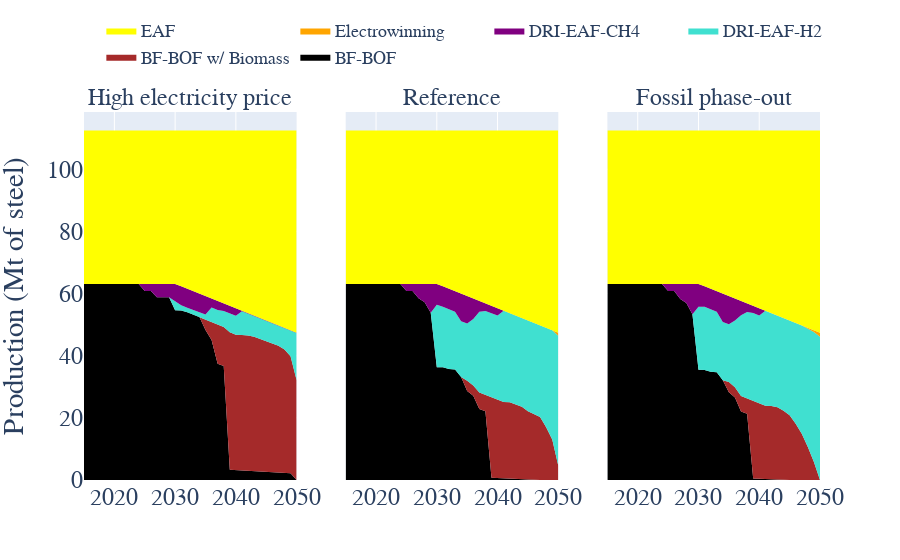

The notebook cell this image was saved under:
### Code cell
tech_list=['BF-BOF',"DRI-EAF","Electrowinning","EAF"]
steel_techs={"BF-BOF":[['BF-BOF'],['Coal','H2']],
             "BF-BOF w/ Biomass":[['BF-BOF'],['Bio-min','Bio-medium','Bio-max']],             
             "DRI-EAF-H2":[["DRI-EAF"],["H2"]],"DRI-EAF-CH4":[["DRI-EAF"],["CH4"]],
             "Electrowinning":[["Electrowinning"],[0]],"EAF":[["EAF"],[0]]}
steel_techs_colors={"BF-BOF":"Black","BF-BOF w/ Biomass":"brown",
                    "DRI-EAF-H2":"turquoise","DRI-EAF-CH4":'purple',
                    "Electrowinning":"orange","EAF":"yellow"}


fig =make_subplots(rows=1, cols=3,subplot_titles=list(scen.keys()),shared_yaxes=True)
for i in range(len(scen.keys())):
    showlegend=[True,False,False]
    tech_usage_flow=scen[list(scen.keys())[i]]['tech_usage_flow']
    tech_usage=tech_usage_flow[tech_usage_flow.Resource.isin(["Steel_primary","Steel_secondary"])]
    steel_tech_usage=tech_usage[tech_usage.Technology.isin(tech_list)]
    for tech in steel_techs.keys():
            t_list=steel_techs[tech][0]
            tt_list=steel_techs[tech][1]
            u=steel_tech_usage[(steel_tech_usage.Technology.isin(t_list))&(steel_tech_usage.Tech_type.isin(tt_list))]
            u=u[["Year","Flow"]].groupby(by='Year').sum().reset_index()

            fig.add_trace(go.Scatter(x=u.Year,y=u.Flow*1e-6,name=tech,line=dict(width=0,color=steel_techs_colors[tech]), 
                                 fillcolor=steel_techs_colors[tech],
                                 hoverinfo="x+y",mode='lines',stackgroup='one',showlegend=showlegend[i]),row=1, col=i+1)

#     fig.update_xaxes(title_text="Year", row=1, col=i+1)
    
fig.update_layout(#title='Steel production per technology in EU-5+1',title_x=0.5,
                   yaxis_title='Production (Mt of steel)')
fig.update_layout(
    font=dict(
        family="Times New Roman",size=24)
    )
fig.update_annotations(font_size=24)
fig.update_layout(legend=dict(
    orientation="h",
    yanchor="bottom",
    y=1.1,
    xanchor="right",
    x=1.01,font = dict(size=18)
))
fig.show()

### Figure 1 — Plotly figure (JSON) as saved in the notebook; plotly's stock layout.template omitted (floating-point values rounded to 4 significant figures)
{"data": [{"fillcolor": "Black", "hoverinfo": "x+y", "line": {"color": "Black", "width": 0}, "mode": "lines", "name": "BF-BOF", "showlegend": true, "stackgroup": "one", "type": "scatter", "x": [2015, 2016, 2017, 2018, 2019, 2020, 2021, 2022, 2023, 2024, 2025, 2026, 2027, 2028, 2029, 2030, 2031, 2032, 2033, 2034, 2035, 2036, 2037, 2038, 2039, 2040, 2041, 2042, 2043, 2044, 2045, 2046, 2047, 2048, 2049, 2050], "xaxis": "x", "y": [63.1, 63.1, 63.1, 63.1, 63.1, 63.1, 63.1, 63.1, 63.1, 63.1, 60.8, 60.8, 58.8, 58.8, 58.8, 54.61, 54.53, 54.01, 53.23, 52.44, 48.24, 45.06, 37.39, 36.67, 3.336, 3.221, 3.106, 2.991, 2.876, 2.818, 2.703, 2.588, 2.416, 2.301, 2.186, 0], "yaxis": "y"}, {"fillcolor": "brown", "hoverinfo": "x+y", "line": {"color": "brown", "width": 0}, "mode": "lines", "name": "BF-BOF w/ Biomass", "showlegend": true, "stackgroup": "one", "type": "scatter", "x": [2015, 2016, 2017, 2018, 2019, 2020, 2021, 2022, 2023, 2024, 2025, 2026, 2027, 2028, 2029, 2030, 2031, 2032, 2033, 2034, 2035, 2036, 2037, 2038, 2039, 2040, 2041, 2042, 2043, 2044, 2045, 2046, 2047, 2048, 2049, 2050], "xaxis": "x", "y": [0, 0, 0, 0, 0, 0, 0, 0, 0, 0, 0, 0, 0, 0, 0, 0, 0, 0, 0, 0, 3.329, 5.729, 12.61, 12.55, 44.21, 43.54, 43.53, 43.53, 43.2, 42.59, 41.98, 41.37, 40.76, 39.7, 37.61, 32.12], "yaxis": "y"}, {"fillcolor": "turquoise", "hoverinfo": "x+y", "line": {"color": "turquoise", "width": 0}, "mode": "lines", "name": "DRI-EAF-H2", "showlegend": true, "stackgroup": "one", "type": "scatter", "x": [2015, 2016, 2017, 2018, 2019, 2020, 2021, 2022, 2023, 2024, 2025, 2026, 2027, 2028, 2029, 2030, 2031, 2032, 2033, 2034, 2035, 2036, 2037, 2038, 2039, 2040, 2041, 2042, 2043, 2044, 2045, 2046, 2047, 2048, 2049, 2050], "xaxis": "x", "y": [0, 0, 0, 0, 0, 0, 0, 0, 0, 0, 0, 0, 0, 0, 0, 2.902, 1.667, 1.402, 1.402, 1.402, 1.703, 4.706, 4.706, 5.177, 6.069, 6.069, 7.696, 7.026, 6.679, 6.576, 6.516, 6.456, 6.452, 6.845, 8.268, 15.16], "yaxis": "y"}, {"fillcolor": "purple", "hoverinfo": "x+y", "line": {"color": "purple", "width": 0}, "mode": "lines", "name": "DRI-EAF-CH4", "showlegend": true, "stackgroup": "one", "type": "scatter", "x": [2015, 2016, 2017, 2018, 2019, 2020, 2021, 2022, 2023, 2024, 2025, 2026, 2027, 2028, 2029, 2030, 2031, 2032, 2033, 2034, 2035, 2036, 2037, 2038, 2039, 2040, 2041, 2042, 2043, 2044, 2045, 2046, 2047, 2048, 2049, 2050], "xaxis": "x", "y": [0, 0, 0, 0, 0, 0, 0, 0, 0, 0, 2.3, 2.3, 4.3, 4.3, 4.3, 5.592, 6.116, 6.116, 6.116, 6.116, 5.899, 2.896, 2.896, 2.425, 2.425, 2.425, 0.1374, 0.1374, 0.1374, 0.1247, 0.1247, 0.1247, 0.1247, 0.1247, 0.1247, 0.1247], "yaxis": "y"}, {"fillcolor": "orange", "hoverinfo": "x+y", "line": {"color": "orange", "width": 0}, "mode": "lines", "name": "Electrowinning", "showlegend": true, "stackgroup": "one", "type": "scatter", "x": [2015, 2016, 2017, 2018, 2019, 2020, 2021, 2022, 2023, 2024, 2025, 2026, 2027, 2028, 2029, 2030, 2031, 2032, 2033, 2034, 2035, 2036, 2037, 2038, 2039, 2040, 2041, 2042, 2043, 2044, 2045, 2046, 2047, 2048, 2049, 2050], "xaxis": "x", "y": [0, 0, 0, 0, 0, 0, 0, 0, 0, 0, 0, 0, 0, 0, 0, 0, 0, 0, 0, 0, 0, 0, 0, 0, 0, 0, 0, 0, 0, 0, 0, 0, 0, 0, 0, 0], "yaxis": "y"}, {"fillcolor": "yellow", "hoverinfo": "x+y", "line": {"color": "yellow", "width": 0}, "mode": "lines", "name": "EAF", "showlegend": true, "stackgroup": "one", "type": "scatter", "x": [2015, 2016, 2017, 2018, 2019, 2020, 2021, 2022, 2023, 2024, 2025, 2026, 2027, 2028, 2029, 2030, 2031, 2032, 2033, 2034, 2035, 2036, 2037, 2038, 2039, 2040, 2041, 2042, 2043, 2044, 2045, 2046, 2047, 2048, 2049, 2050], "xaxis": "x", "y": [49.4, 49.4, 49.4, 49.4, 49.4, 49.4, 49.4, 49.4, 49.4, 49.4, 49.4, 49.4, 49.4, 49.4, 49.4, 49.4, 50.18, 50.97, 51.75, 52.54, 53.32, 54.11, 54.89, 55.68, 56.46, 57.25, 58.03, 58.82, 59.6, 60.39, 61.17, 61.96, 62.74, 63.53, 64.31, 65.1], "yaxis": "y"}, {"fillcolor": "Black", "hoverinfo": "x+y", "line": {"color": "Black", "width": 0}, "mode": "lines", "name": "BF-BOF", "showlegend": false, "stackgroup": "one", "type": "scatter", "x": [2015, 2016, 2017, 2018, 2019, 2020, 2021, 2022, 2023, 2024, 2025, 2026, 2027, 2028, 2029, 2030, 2031, 2032, 2033, 2034, 2035, 2036, 2037, 2038, 2039, 2040, 2041, 2042, 2043, 2044, 2045, 2046, 2047, 2048, 2049, 2050], "xaxis": "x2", "y": [63.1, 63.1, 63.1, 63.1, 63.1, 63.1, 63.1, 63.1, 63.1, 63.1, 60.8, 60.8, 58.48, 57.23, 53.79, 36.32, 36.31, 35.69, 35.58, 33.12, 28.6, 27.1, 22.81, 22.09, 0.69, 0.575, 0.46, 0.345, 0.23, 0.115, 0, 0, 0, 0, 0, 0], "yaxis": "y2"}, {"fillcolor": "brown", "hoverinfo": "x+y", "line": {"color": "brown", "width": 0}, "mode": "lines", "name": "BF-BOF w/ Biomass", "showlegend": false, "stackgroup": "one", "type": "scatter", "x": [2015, 2016, 2017, 2018, 2019, 2020, 2021, 2022, 2023, 2024, 2025, 2026, 2027, 2028, 2029, 2030, 2031, 2032, 2033, 2034, 2035, 2036, 2037, 2038, 2039, 2040, 2041, 2042, 2043, 2044, 2045, 2046, 2047, 2048, 2049, 2050], "xaxis": "x2", "y": [0, 0, 0, 0, 0, 0, 0, 0, 0, 0, 0, 0, 0, 0, 0, 0, 0, 0, 0, 0, 3.329, 3.329, 5.369, 5.309, 25.92, 25.25, 24.64, 24.64, 24.11, 23.44, 22.13, 21.11, 20.27, 16.99, 13.0, 4.6], "yaxis": "y2"}, {"fillcolor": "turquoise", "hoverinfo": "x+y", "line": {"color": "turquoise", "width": 0}, "mode": "lines", "name": "DRI-EAF-H2", "showlegend": false, "stackgroup": "one", "type": "scatter", "x": [2015, 2016, 2017, 2018, 2019, 2020, 2021, 2022, 2023, 2024, 2025, 2026, 2027, 2028, 2029, 2030, 2031, 2032, 2033, 2034, 2035, 2036, 2037, 2038, 2039, 2040, 2041, 2042, 2043, 2044, 2045, 2046, 2047, 2048, 2049, 2050], "xaxis": "x2", "y": [0, 0, 0, 0, 0, 0, 0, 0, 0, 0, 0, 0, 0, 0, 0, 20.07, 19.41, 19.24, 18.57, 17.99, 18.4, 21.36, 25.93, 26.96, 27.13, 27.13, 29.37, 28.7, 28.55, 28.55, 29.2, 29.43, 29.48, 31.98, 35.19, 41.8], "yaxis": "y2"}, {"fillcolor": "purple", "hoverinfo": "x+y", "line": {"color": "purple", "width": 0}, "mode": "lines", "name": "DRI-EAF-CH4", "showlegend": false, "stackgroup": "one", "type": "scatter", "x": [2015, 2016, 2017, 2018, 2019, 2020, 2021, 2022, 2023, 2024, 2025, 2026, 2027, 2028, 2029, 2030, 2031, 2032, 2033, 2034, 2035, 2036, 2037, 2038, 2039, 2040, 2041, 2042, 2043, 2044, 2045, 2046, 2047, 2048, 2049, 2050], "xaxis": "x2", "y": [0, 0, 0, 0, 0, 0, 0, 0, 0, 0, 2.3, 2.3, 4.622, 5.872, 9.31, 6.705, 6.6, 6.6, 6.6, 8.846, 8.846, 6.603, 3.496, 2.463, 2.3, 2.3, -9.313e-16, -9.459e-16, -5.53e-16, -1.106e-15, 1.237e-16, 0, 0, 0, 0, 0], "yaxis": "y2"}, {"fillcolor": "orange", "hoverinfo": "x+y", "line": {"color": "orange", "width": 0}, "mode": "lines", "name": "Electrowinning", "showlegend": false, "stackgroup": "one", "type": "scatter", "x": [2015, 2016, 2017, 2018, 2019, 2020, 2021, 2022, 2023, 2024, 2025, 2026, 2027, 2028, 2029, 2030, 2031, 2032, 2033, 2034, 2035, 2036, 2037, 2038, 2039, 2040, 2041, 2042, 2043, 2044, 2045, 2046, 2047, 2048, 2049, 2050], "xaxis": "x2", "y": [0, 0, 0, 0, 0, 0, 0, 0, 0, 0, 0, 0, 0, 0, 0, 0, 0, 0, 0, 0, 0, 0, 0, -5.44e-16, -5.44e-16, 0, 0, 0, 0, 0, 0, 0, 0, 0, 0, 1], "yaxis": "y2"}, {"fillcolor": "yellow", "hoverinfo": "x+y", "line": {"color": "yellow", "width": 0}, "mode": "lines", "name": "EAF", "showlegend": false, "stackgroup": "one", "type": "scatter", "x": [2015, 2016, 2017, 2018, 2019, 2020, 2021, 2022, 2023, 2024, 2025, 2026, 2027, 2028, 2029, 2030, 2031, 2032, 2033, 2034, 2035, 2036, 2037, 2038, 2039, 2040, 2041, 2042, 2043, 2044, 2045, 2046, 2047, 2048, 2049, 2050], "xaxis": "x2", "y": [49.4, 49.4, 49.4, 49.4, 49.4, 49.4, 49.4, 49.4, 49.4, 49.4, 49.4, 49.4, 49.4, 49.4, 49.4, 49.4, 50.18, 50.97, 51.75, 52.54, 53.32, 54.11, 54.89, 55.68, 56.46, 57.25, 58.03, 58.82, 59.6, 60.39, 61.17, 61.96, 62.74, 63.53, 64.31, 65.1], "yaxis": "y2"}, {"fillcolor": "Black", "hoverinfo": "x+y", "line": {"color": "Black", "width": 0}, "mode": "lines", "name": "BF-BOF", "showlegend": false, "stackgroup": "one", "type": "scatter", "x": [2015, 2016, 2017, 2018, 2019, 2020, 2021, 2022, 2023, 2024, 2025, 2026, 2027, 2028, 2029, 2030, 2031, 2032, 2033, 2034, 2035, 2036, 2037, 2038, 2039, 2040, 2041, 2042, 2043, 2044, 2045, 2046, 2047, 2048, 2049, 2050], "xaxis": "x3", "y": [63.1, 63.1, 63.1, 63.1, 63.1, 63.1, 63.1, 63.1, 63.1, 63.1, 60.8, 60.8, 58.23, 56.98, 53.37, 35.44, 35.42, 34.81, 34.69, 32.1, 28.22, 26.51, 22.06, 21.34, 0.46, 0.345, 0.23, 0.115, 0, 0, 0, 0, 0, 0, 0, 0], "yaxis": "y3"}, {"fillcolor": "brown", "hoverinfo": "x+y", "line": {"color": "brown", "width": 0}, "mode": "lines", "name": "BF-BOF w/ Biomass", "showlegend": false, "stackgroup": "one", "type": "scatter", "x": [2015, 2016, 2017, 2018, 2019, 2020, 2021, 2022, 2023, 2024, 2025, 2026, 2027, 2028, 2029, 2030, 2031, 2032, 2033, 2034, 2035, 2036, 2037, 2038, 2039, 2040, 2041, 2042, 2043, 2044, 2045, 2046, 2047, 2048, 2049, 2050], "xaxis": "x3", "y": [0, 0, 0, 0, 0, 0, 0, 0, 0, 0, 0, 0, 0, 0, 0, 0, 0, 0, 0, 0, 3.329, 3.329, 5.007, 4.947, 25.04, 24.37, 23.7, 23.7, 23.43, 22.32, 20.81, 18.14, 14.85, 10.64, 5.817, 0], "yaxis": "y3"}, {"fillcolor": "turquoise", "hoverinfo": "x+y", "line": {"color": "turquoise", "width": 0}, "mode": "lines", "name": "DRI-EAF-H2", "showlegend": false, "stackgroup": "one", "type": "scatter", "x": [2015, 2016, 2017, 2018, 2019, 2020, 2021, 2022, 2023, 2024, 2025, 2026, 2027, 2028, 2029, 2030, 2031, 2032, 2033, 2034, 2035, 2036, 2037, 2038, 2039, 2040, 2041, 2042, 2043, 2044, 2045, 2046, 2047, 2048, 2049, 2050], "xaxis": "x3", "y": [0, 0, 0, 0, 0, 0, 0, 0, 0, 0, 0, 0, 0, 0, 0, 20.28, 20.29, 20.12, 19.45, 18.78, 18.55, 21.47, 25.97, 27.78, 28.24, 28.24, 30.54, 29.87, 29.47, 29.79, 30.51, 32.4, 34.9, 38.06, 41.84, 46.07], "yaxis": "y3"}, {"fillcolor": "purple", "hoverinfo": "x+y", "line": {"color": "purple", "width": 0}, "mode": "lines", "name": "DRI-EAF-CH4", "showlegend": false, "stackgroup": "one", "type": "scatter", "x": [2015, 2016, 2017, 2018, 2019, 2020, 2021, 2022, 2023, 2024, 2025, 2026, 2027, 2028, 2029, 2030, 2031, 2032, 2033, 2034, 2035, 2036, 2037, 2038, 2039, 2040, 2041, 2042, 2043, 2044, 2045, 2046, 2047, 2048, 2049, 2050], "xaxis": "x3", "y": [0, 0, 0, 0, 0, 0, 0, 0, 0, 0, 2.3, 2.3, 4.87, 6.12, 9.73, 7.38, 6.6, 6.6, 6.6, 9.076, 9.076, 7.081, 4.566, 2.755, 2.3, 2.3, 0, 4.729e-16, -3.056e-16, -7.567e-16, 8.367e-17, 0, 9.313e-16, 0, 2.933e-16, 0], "yaxis": "y3"}, {"fillcolor": "orange", "hoverinfo": "x+y", "line": {"color": "orange", "width": 0}, "mode": "lines", "name": "Electrowinning", "showlegend": false, "stackgroup": "one", "type": "scatter", "x": [2015, 2016, 2017, 2018, 2019, 2020, 2021, 2022, 2023, 2024, 2025, 2026, 2027, 2028, 2029, 2030, 2031, 2032, 2033, 2034, 2035, 2036, 2037, 2038, 2039, 2040, 2041, 2042, 2043, 2044, 2045, 2046, 2047, 2048, 2049, 2050], "xaxis": "x3", "y": [0, 0, 0, 0, 0, 0, 0, 0, 0, 0, 0, 0, 0, 0, 0, 0, 0, 0, 0, 0, 0, 0, 0, 1.171e-15, 9.015e-16, 0, -1.554e-16, 0, 0, 0, 0, 0, 0, 0.265, 0.53, 1.334], "yaxis": "y3"}, {"fillcolor": "yellow", "hoverinfo": "x+y", "line": {"color": "yellow", "width": 0}, "mode": "lines", "name": "EAF", "showlegend": false, "stackgroup": "one", "type": "scatter", "x": [2015, 2016, 2017, 2018, 2019, 2020, 2021, 2022, 2023, 2024, 2025, 2026, 2027, 2028, 2029, 2030, 2031, 2032, 2033, 2034, 2035, 2036, 2037, 2038, 2039, 2040, 2041, 2042, 2043, 2044, 2045, 2046, 2047, 2048, 2049, 2050], "xaxis": "x3", "y": [49.4, 49.4, 49.4, 49.4, 49.4, 49.4, 49.4, 49.4, 49.4, 49.4, 49.4, 49.4, 49.4, 49.4, 49.4, 49.4, 50.18, 50.97, 51.75, 52.54, 53.32, 54.11, 54.89, 55.68, 56.46, 57.25, 58.03, 58.82, 59.6, 60.39, 61.17, 61.96, 62.74, 63.53, 64.31, 65.1], "yaxis": "y3"}], "layout": {"annotations": [{"font": {"size": 24}, "showarrow": false, "text": "High electricity price", "x": 0.1444, "xanchor": "center", "xref": "paper", "y": 1, "yanchor": "bottom", "yref": "paper"}, {"font": {"size": 24}, "showarrow": false, "text": "Reference", "x": 0.5, "xanchor": "center", "xref": "paper", "y": 1, "yanchor": "bottom", "yref": "paper"}, {"font": {"size": 24}, "showarrow": false, "text": "Fossil phase-out", "x": 0.8556, "xanchor": "center", "xref": "paper", "y": 1, "yanchor": "bottom", "yref": "paper"}], "font": {"family": "Times New Roman", "size": 24}, "legend": {"font": {"size": 18}, "orientation": "h", "x": 1.01, "xanchor": "right", "y": 1.1, "yanchor": "bottom"}, "xaxis": {"anchor": "y", "domain": [0, 0.2889]}, "xaxis2": {"anchor": "y2", "domain": [0.3556, 0.6444]}, "xaxis3": {"anchor": "y3", "domain": [0.7111, 1]}, "yaxis": {"anchor": "x", "domain": [0, 1], "title": {"text": "Production (Mt of steel)"}}, "yaxis2": {"anchor": "x2", "domain": [0, 1], "matches": "y", "showticklabels": false}, "yaxis3": {"anchor": "x3", "domain": [0, 1], "matches": "y", "showticklabels": false}}}
